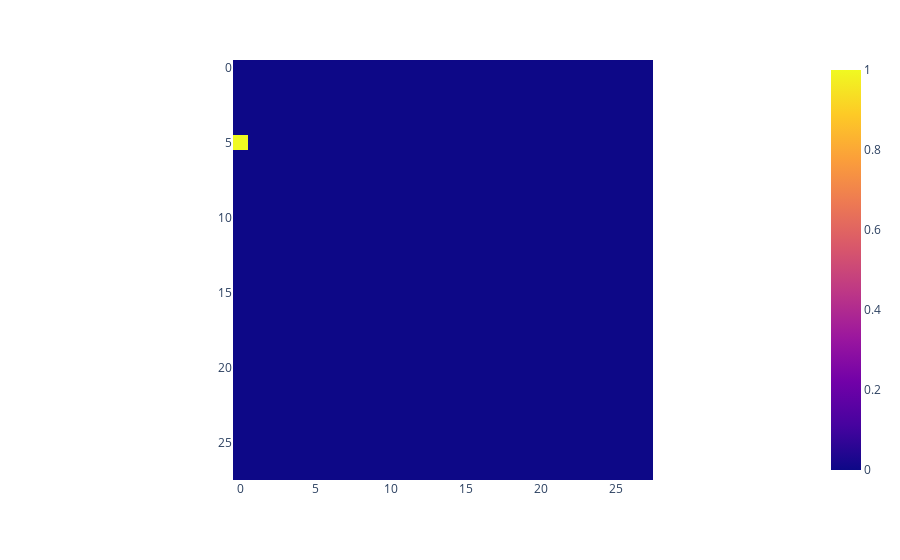

Here is the notebook cell this chart was saved with:
### Markdown cell above
### px

### Code cell
px.imshow(result[:, :, 13].numpy(),)

### Figure 1 — Plotly figure (JSON) as saved in the notebook; plotly's stock layout.template omitted (floating-point values rounded to 4 significant figures; data arrays with more than 128 entries replaced by an {"elided": "..."} marker saying what was removed)
{"data": [{"coloraxis": "coloraxis", "hovertemplate": "x: %{x}<br>y: %{y}<br>color: %{z}<extra></extra>", "name": "0", "type": "heatmap", "xaxis": "x", "yaxis": "y", "z": {"elided": "28x28 float values"}}], "layout": {"coloraxis": {"colorscale": [[0, "#0d0887"], [0.1111, "#46039f"], [0.2222, "#7201a8"], [0.3333, "#9c179e"], [0.4444, "#bd3786"], [0.5556, "#d8576b"], [0.6667, "#ed7953"], [0.7778, "#fb9f3a"], [0.8889, "#fdca26"], [1, "#f0f921"]]}, "margin": {"t": 60}, "xaxis": {"anchor": "y", "constrain": "domain", "domain": [0, 1], "scaleanchor": "y"}, "yaxis": {"anchor": "x", "autorange": "reversed", "constrain": "domain", "domain": [0, 1]}}}
